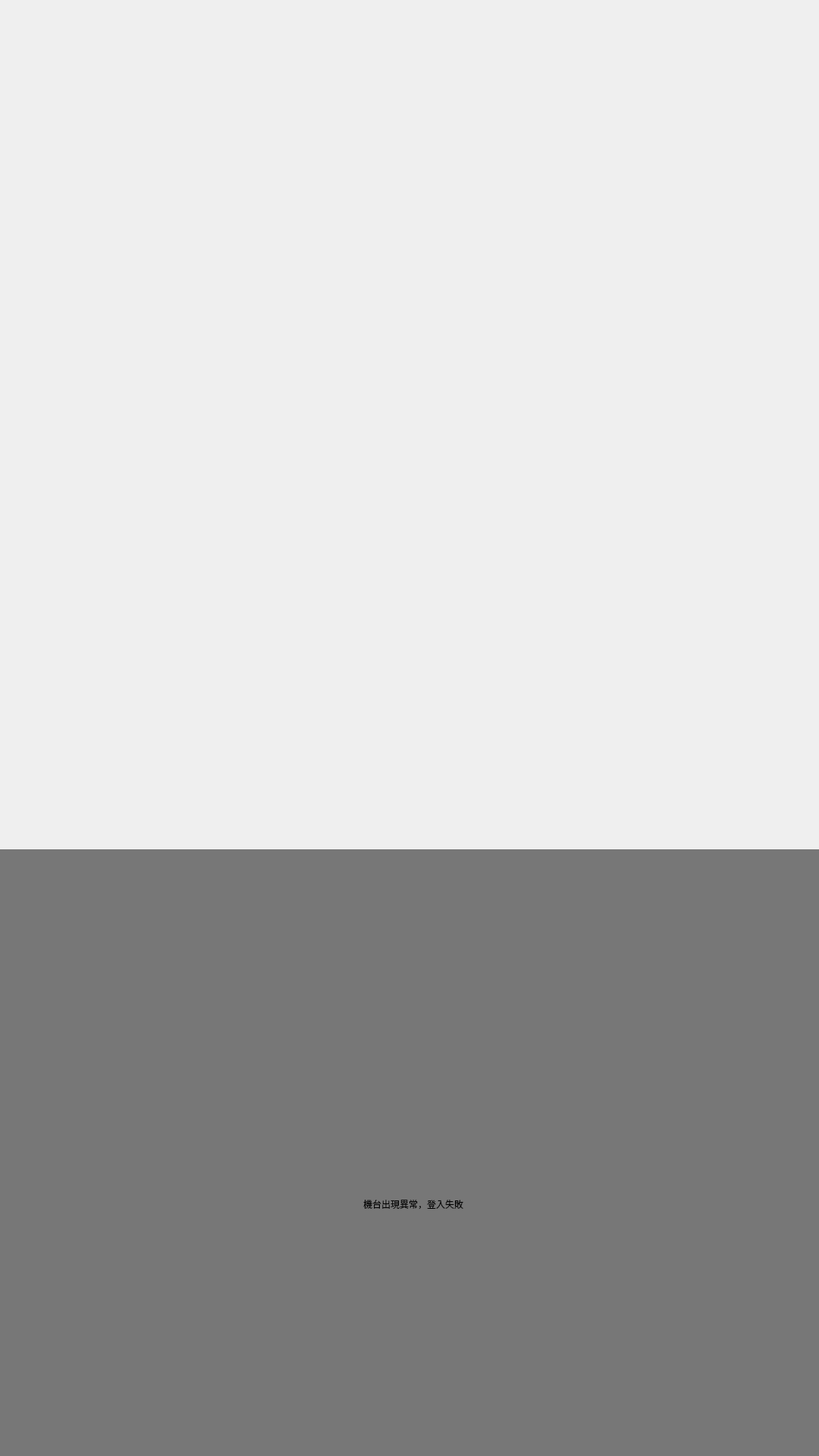
<?xml version="1.0" encoding="UTF-8"?>
<ui version="4.0">
 <class>machineErr_Dialog</class>
 <widget class="QDialog" name="machineErr_Dialog">
  <property name="geometry">
   <rect>
    <x>0</x>
    <y>0</y>
    <width>1080</width>
    <height>1920</height>
   </rect>
  </property>
  <property name="windowTitle">
   <string>Dialog</string>
  </property>
  <widget class="QWidget" name="Top_Widget" native="true">
   <property name="geometry">
    <rect>
     <x>0</x>
     <y>0</y>
     <width>1080</width>
     <height>1120</height>
    </rect>
   </property>
  </widget>
  <widget class="QWidget" name="Bottom_Widget" native="true">
   <property name="geometry">
    <rect>
     <x>0</x>
     <y>1120</y>
     <width>1080</width>
     <height>800</height>
    </rect>
   </property>
   <property name="styleSheet">
    <string notr="true">QWidget
{
	background-color: rgba(0, 0, 0,128);
}</string>
   </property>
   <widget class="QLabel" name="label">
    <property name="geometry">
     <rect>
      <x>206</x>
      <y>171</y>
      <width>668</width>
      <height>459</height>
     </rect>
    </property>
    <property name="styleSheet">
     <string notr="true">QLabel
{
	image: url(:/IMAGES/UI_IMAGE/login_error/error.png);
	border: none;
	background-color:transparent;
}</string>
    </property>
    <property name="text">
     <string/>
    </property>
   </widget>
   <widget class="QLabel" name="label_2">
    <property name="geometry">
     <rect>
      <x>313</x>
      <y>442</y>
      <width>464</width>
      <height>51</height>
     </rect>
    </property>
    <property name="styleSheet">
     <string notr="true">QLabel
{
	font: 500 35px &quot;Noto Sans CJK TC&quot;;
	color: black;
	border: none;
	background-color:transparent;
}</string>
    </property>
    <property name="text">
     <string>機台出現異常，登入失敗</string>
    </property>
    <property name="alignment">
     <set>Qt::AlignmentFlag::AlignCenter</set>
    </property>
   </widget>
  </widget>
 </widget>
 <resources/>
 <connections/>
</ui>
